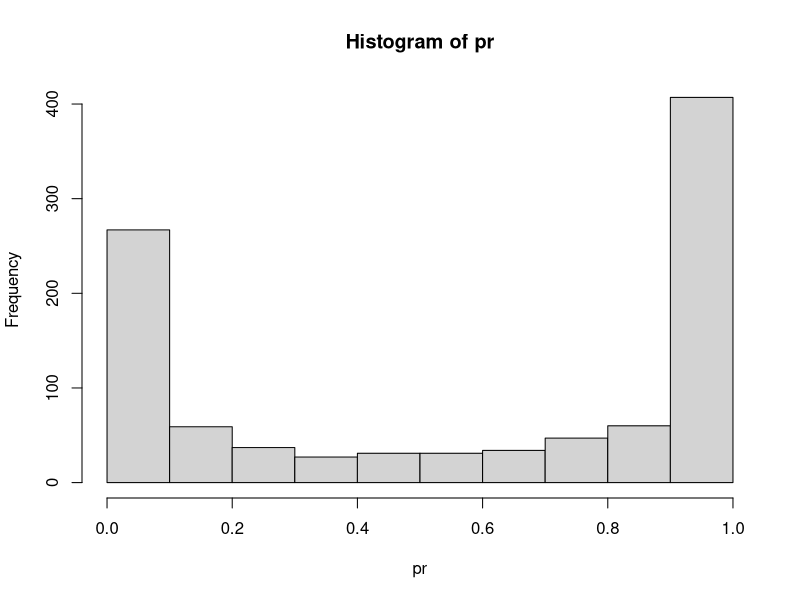
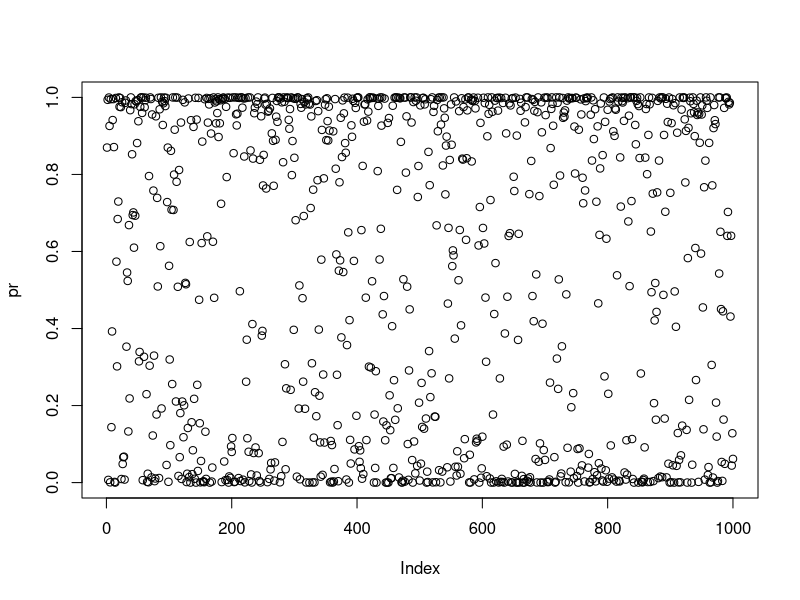

The R script that drew these images, in order:
###01. 회기식


### Boston 교외 506개 지역의 주택가격의 데이터셋
library(MASS)
?MASS
data('Boston')
bo<-Boston
head(Boston)
str(Boston)
dim(Boston)

### 데이터 셋 7:3, 8:2, 9:1, 6:4, 5:5
###caret
idx<-sample(1:nrow(bo), size = nrow(bo)*0.7, replace=F)
idx
bo_tr<-bo[idx,]
bo_te<-bo[-idx,]

dim(bo_tr); dim(bo_te)
names(bo_tr)
### regression 모델 만들기
lm.model<-lm(medv~., data=bo_tr)
lm.model
summary(lm.model)
## medv=-0.09x+...+28
## p-value가 0.05이하이면 대립가설 채택
## p-value가 0.05보다 크면 대립가설이 아니라 귀무가설에 가깝다.
## 회귀모형은 정규분포를 따른다고 가정하고 만드는 것

##02. 분류모델
## 일반적으로 종속변수가 어떤 경우의 예측 문제에 적용
## 지도학습 - 분류모델
## 종류 : 로지스틱 회귀, KNN 분류, SVM, 결정트리, 랜덤포레스트, 배깅, 부스티, 뉴럴 네트워크(인공신경망)
## 로지스틱 회기는 분석하고자 하는 값이 0/1 두가지 일 때 사용.
## 앙상블기법: 두가지 이상의 모델을 섞어 쓰는 방법 : 랜덤포레스트, 배깅, 부스팅

## 지도학습에는 회귀모델, 분류모델이 있다.
rbinom(1000,1,1)
?rbinom
set.seed(1)
x1=rnorm(1000)
x1
x2=rnorm(1000)
z=1+4*x1+3*x2
pr=1/(1+exp(-z))
hist(pr)
plot(pr)
y=rbinom(1000,1,pr)
y

## x1, x2, y
df=data.frame(y=y, x1=x1, x2=x2)
glm1=glm(y~x1+x2, data=df)
glm2=glm(y~x1+x2, data=df, family='binomial')
str(glm1)


## KNN모델은 비선형 문제에 대해 잘 동작한다.
## 로지스틱과 달리 knn은 변수 여러개도 가능하다.
## 데이터가 많아지면 속도가 느려진다.
data(iris)
library(dplyr)
iris
ir<-sample_n(iris, 150)  # 샘플을 섞었다.

##
tr = ir[1:120,]
te = ir[121:150,]

install.packages('caret')
library(caret)

knn_model=knn3(Species~., data=tr, k=3)
pred=predict(knn_model, newdata=te[,-5], type='class')
table(pred, te$Species)
table(pred)



## mtcars
data('mtcars')
library(dplyr)
mtcars
str(mtcars)
mtc<-sample_n(mtcars, 32)
mtc
mtc$am<-as.factor(mtc$am)
str(mtc)
##
trmtc<-mtc[1:22,]
temtc<-mtc[23:32,]

install.packages('caret')
library(caret)
colnames(temtc)
knn_model_mtc=knn3(am~., data=trmtc, k=5)
summary(knn_model_mtc)
pred<-predict(knn_model_mtc, temtc[, -9], type='class')
table(pred, temtc$am)
